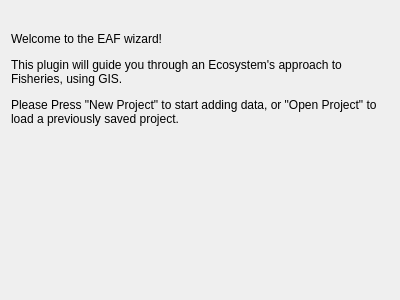
<?xml version="1.0" encoding="UTF-8"?>
<ui version="4.0">
 <class>frmIntro</class>
 <widget class="QWidget" name="frmIntro">
  <property name="geometry">
   <rect>
    <x>0</x>
    <y>0</y>
    <width>400</width>
    <height>300</height>
   </rect>
  </property>
  <property name="windowTitle">
   <string>Form</string>
  </property>
  <layout class="QVBoxLayout" name="verticalLayout">
   <item>
    <widget class="QLabel" name="label">
     <property name="text">
      <string>&lt;html&gt;&lt;head/&gt;&lt;body&gt;&lt;p&gt;Welcome to the EAF wizard!&lt;/p&gt;&lt;p&gt;This plugin will guide you through an Ecosystem's approach to Fisheries, using GIS.&lt;/p&gt;&lt;p&gt;Please Press &amp;quot;New Project&amp;quot; to start adding data, or &amp;quot;Open Project&amp;quot; to load a previously saved project.&lt;/p&gt;&lt;/body&gt;&lt;/html&gt;</string>
     </property>
     <property name="scaledContents">
      <bool>false</bool>
     </property>
     <property name="wordWrap">
      <bool>true</bool>
     </property>
    </widget>
   </item>
   <item>
    <widget class="QLabel" name="label_2">
     <property name="text">
      <string/>
     </property>
     <property name="pixmap">
      <pixmap resource="resources.qrc">:/plugins/eaf/eaf1.jpg</pixmap>
     </property>
     <property name="scaledContents">
      <bool>true</bool>
     </property>
    </widget>
   </item>
  </layout>
 </widget>
 <resources>
  <include location="resources.qrc"/>
 </resources>
 <connections/>
</ui>
